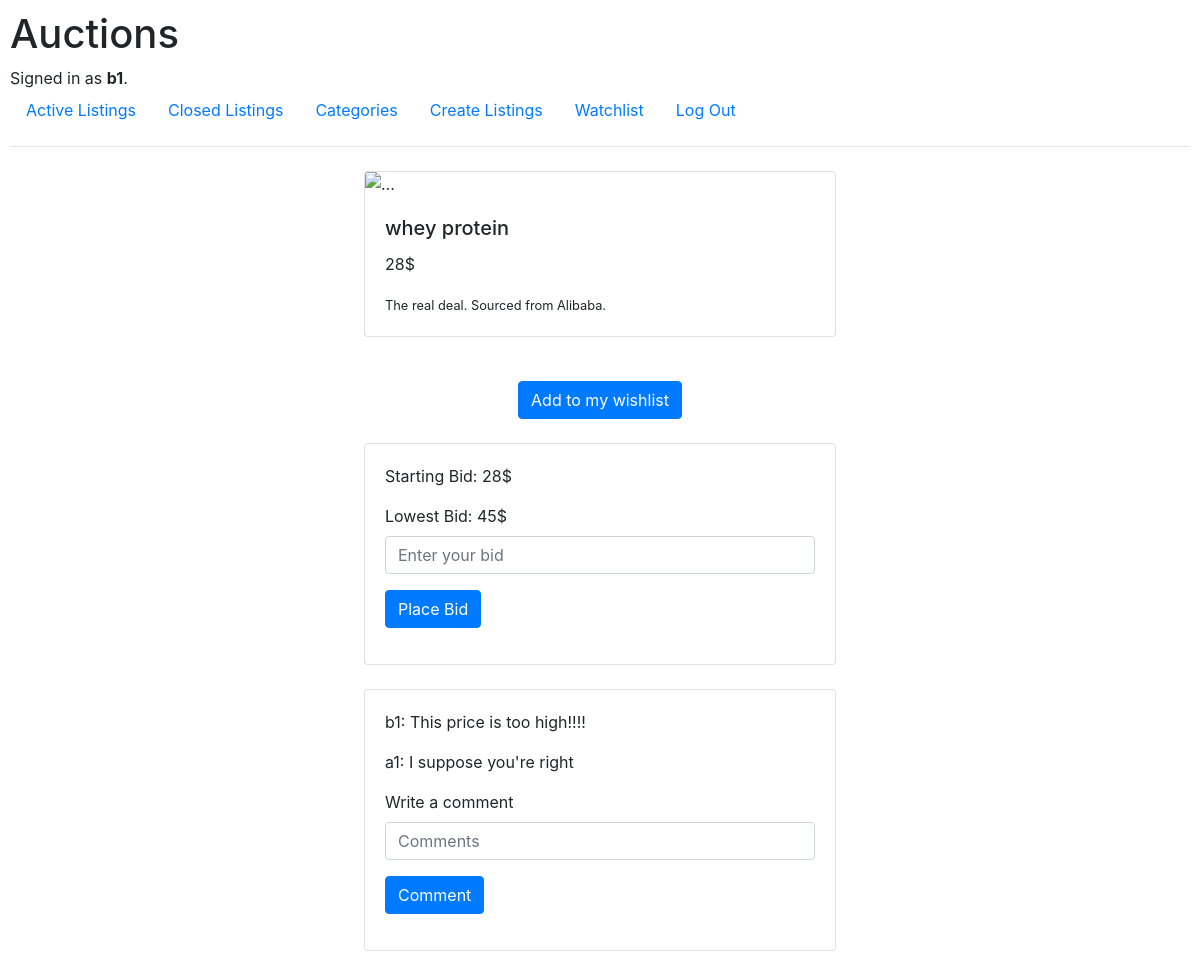
The app's page /2 (signed in) with its own data.
### auctions/models.py (models this page shows, shortened)
class User(AbstractUser):
    pass

class Listing(models.Model):
    title = models.CharField(max_length=50)
    Category = models.CharField(max_length=50, default="appliances")
    description = models.CharField(max_length=500)
    url = models.URLField(max_length=5000, blank=True, null=True)
    startingbid = models.IntegerField(max_length=50)
    active = models.BooleanField(default=True)

class Comment(models.Model):
    author = models.ForeignKey(User, on_delete=models.CASCADE, blank=True, null=True, related_name='userComment')
    listing = models.ForeignKey(Listing, on_delete=models.CASCADE, blank=True, null=True, related_name='listingComment')
    message = models.CharField(max_length=200)

### auctions/views.py (the view, shortened to what this page needs)
# urls.py: path("<str:listing_id>", views.view, name="view"),
def view(request,listing_id):
    listing1 = get_object_or_404(Listing, id=listing_id)
    too_less = False
    if request.user.is_authenticated:
        current_user = request.user
    clicked = False
    if request.user.is_authenticated:
        if Watchlist.objects.filter(user=current_user, listing=listing1).exists():
            clicked = True
    highest_bid_obj = Bid.objects.filter(Listing=listing1).aggregate(max_bid=Max('bid'))
    highest = highest_bid_obj['max_bid']
    close_listing = False
    bid1 = Bid.objects.filter(Listing_id=listing_id).order_by('bid').first()
    user1 = bid1.user
    if request.user ==  user1:
        close_listing = True
    if request.POST:
        if 'close' in request.POST:
            new = Listing.objects.get(id=listing_id)
            new.active = False
            new.save()
    if request.POST:
        if 'comments' in request.POST:
            author = request.user
            comment =  request.POST.get('new')
            new_comment = Comment(author=author,listing=listing1,message=comment)
            new_comment.save()
    all_comments = Comment.objects.filter(listing=listing1)
    return render(request, "auctions/viewlisting.html",{
        "listing": listing1,
        "clicked": clicked,
        "highest": highest,
        "too_less": too_less,
        "close": close_listing,
        "comments": all_comments
    })

### auctions/templates/auctions/viewlisting.html (shortened to what this page needs)
{% extends "auctions/layout.html" %}
{% block body %}
    <div class="d-flex justify-content-center flex-wrap mt-4 mb-4">
        <div class="card" style="width: 40%; margin-bottom: 20px;">
            <img src="{{ listing.url }}" class="card-img-top" alt="...">
            <div class="card-body">
                <h5 class="card-title">{{ listing.title }}</h5>
                <p class="card-text">{{ listing.startingbid }}$</p>
                <p class="card-text"><small class="text-body-secondary">{{ listing.description }}</small></p>
            </div>
        </div>
    </div>
    {% if user.is_authenticated %}
        <div class="d-flex justify-content-center mb-4">
            <form action="{% url 'view' listing.id %}" method="post">
                {% if not clicked %}
                    <button type="submit" class="btn btn-primary">Add to my wishlist</button>
                {% else %}
                    <button type="submit" class="btn btn-outline-primary">Remove from my wishlist</button>
                {% endif %}
            </form>
        </div>
        {% if listing.active %}
            <div class="d-flex justify-content-center mb-4">
                <div class="card" style="width: 40%;">
                    <div class="card-body">
                        <p>Starting Bid: {{ listing.startingbid }}$</p>
                        <form action="{% url 'view' listing.id %}" method="post">
                            <div class="mb-3">
                                <label for="higherBid" class="form-label">Lowest Bid: {{ highest }}$</label>
                                <input id="higherBid" name="higherBid" class="form-control" type="text" placeholder="Enter your bid" aria-label="Enter a higher bid">
                            </div>
                            <button type="submit" class="btn btn-primary mb-3" name="Bid">Place Bid</button>
                        </form>
                    </div>
                </div>
            </div>
        {% endif %}
        <div class="d-flex justify-content-center mb-4">
            <div class="card" style="width: 40%;">
                <div class="card-body">
                    {% for comment in comments %}
                        <p>{{ comment.author }}: {{ comment.message }} </p>
                    {% endfor %}
                    {% if user.is_authenticated %}
                        <form action="{% url 'view' listing.id %}" method="post">
                            <div class="mb-3">
                                <label for="new" class="form-label">Write a comment</label>
                                <input id="new" name="new" class="form-control" type="text" placeholder="Comments" aria-label="Comments">
                            </div>
                            <button type="submit" class="btn btn-primary mb-3" name="comments">Comment</button>
                        </form>
                    {% endif %}
                </div>
            </div>
        </div>
    {% endif %}
{% endblock %}

### auctions/templates/auctions/layout.html (shortened to what this page needs)
{% load static %}
<!DOCTYPE html>
<html lang="en">
    <head>
        <link rel="stylesheet" href="https://stackpath.bootstrapcdn.com/bootstrap/4.4.1/css/bootstrap.min.css">
        <link href="{% static 'auctions/styles.css' %}" rel="stylesheet">
    </head>
    <body>
        <h1>Auctions</h1>
        <div>
            {% if user.is_authenticated %}
                Signed in as <strong>{{ user.username }}</strong>.
            {% else %}
                Not signed in.
            {% endif %}
        </div>
        <ul class="nav">
            <li class="nav-item">
                <a class="nav-link" href="{% url 'index' %}">Active Listings</a>
            </li>
            <li class="nav-item">
                <a class="nav-link" href="{% url 'closed' %}">Closed Listings</a>
            </li>
            <li class="nav-item">
                <a class="nav-link" href="{% url 'cat' %}">Categories</a>
            </li>
            {% if user.is_authenticated %}
                <li class="nav-item">
                    <a class="nav-link" href="{% url 'create' %}">Create Listings</a>
                </li>
                <li class="nav-item">
                    <a class="nav-link" href="{% url 'watch' %}">Watchlist</a>
                </li>
                <li class="nav-item">
                    <a class="nav-link" href="{% url 'logout' %}">Log Out</a>
                </li>
            {% endif %}
        </ul>
        <hr>
        {% block body %}
        {% endblock %}
    </body>
</html>

### auctions/static/auctions/styles.css (style rules this page uses)
body { padding: 10px; }

### records on screen
User: username "b1"
Listing: title "whey protein", startingbid "28", description "The real deal. Sourced from Alibaba."
Comment: author "b1", message "This price is too high!!!!"
Comment: author "a1", message "I suppose you're right"

### other values on screen
{{ highest }} "45"
